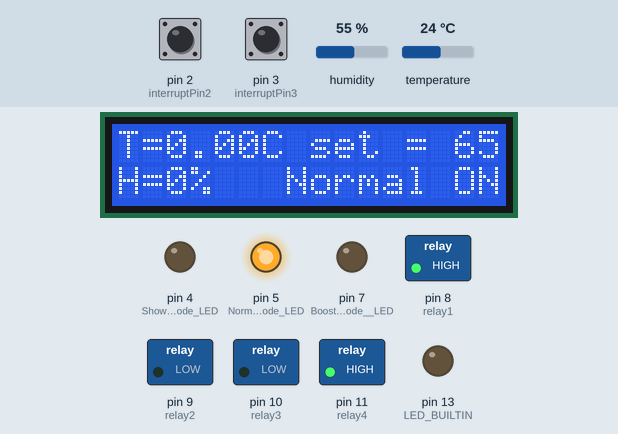
A sketch run on a simulated Arduino Uno, built with avr-gcc and run on an emulated ATmega328P. Parts: 16×2 character LCD, switched loads named in the sketch (green lamp = pin HIGH), output pins drawn as LEDs (lit = HIGH). The test bench sets the inputs (shaded band); at power-on: pin 3 (interruptPin3) HIGH, humidity 55 %, temperature 24 °C, pin 2 (interruptPin2) HIGH.

Above: at 1.3 s.
1.4 s: pin 3 (interruptPin3) pulled LOW for 0.15 s
At 1.9 s:
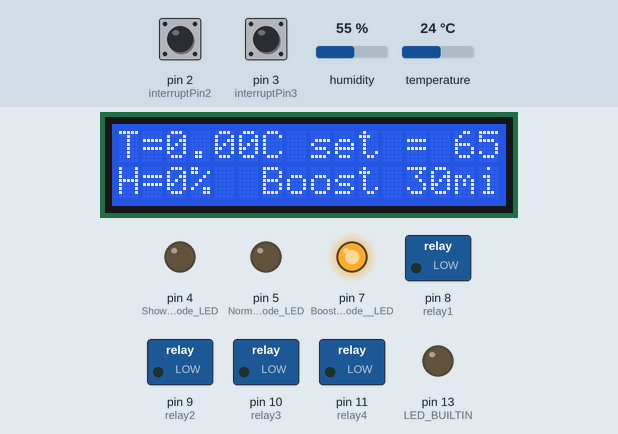
13.9 s: humidity set to 22 %
At 19.4 s:
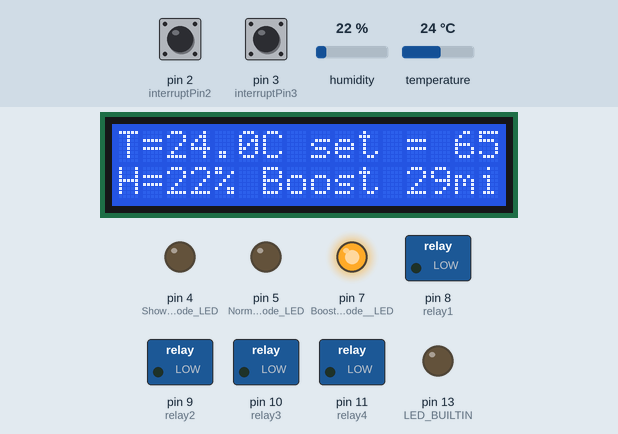
25.6 s: pin 3 (interruptPin3) pulled LOW for 3.2 s
At 27.0 s:
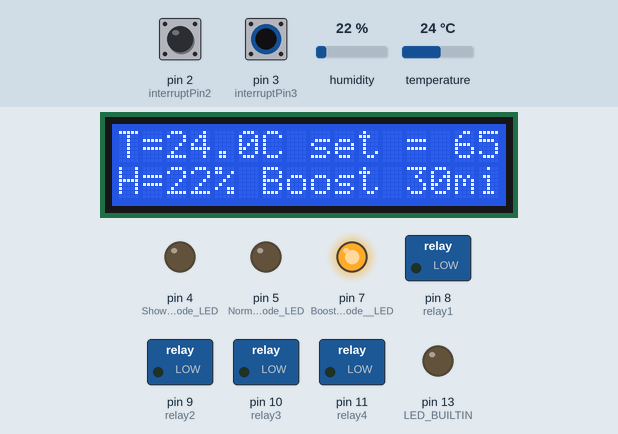
42.8 s: pin 3 (interruptPin3) pulled LOW for 0.15 s
56.9 s: pin 3 (interruptPin3) pulled LOW for 0.15 s
71.0 s: temperature set to 12 °C
At 87.5 s:
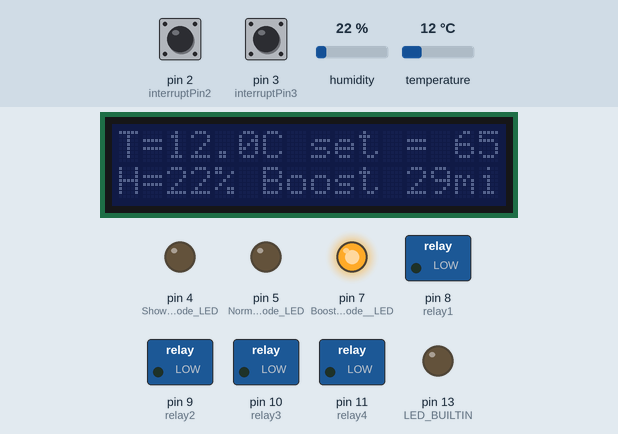
Timing chart, 0 to 91.6 s (numbered marks = the images above; inputs shaded):
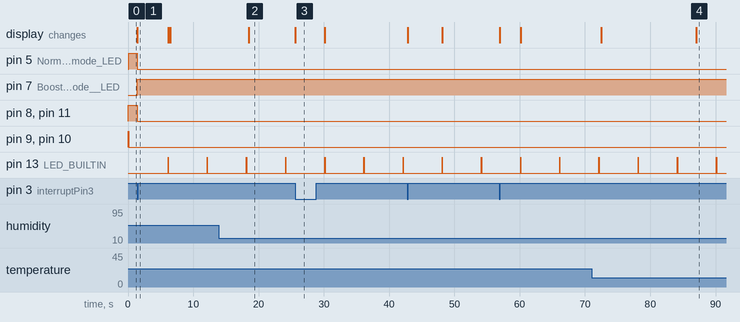

Measured:
- after the input at 1.4 s, pin 5 (Normal_mode_LED), pin 8 (relay1), pin 11 (relay4): HIGH → LOW at once; pin 7 (Boost_mode__LED): LOW → HIGH at once; the display: changes at once (image 1)
- after the input at 13.9 s, the display: changes after 4.6 s (image 2)
- after the input at 25.6 s, the display: changes at once (image 3)
- after the input at 71.0 s, the display: first changes after 1.5 s (image 4 shows a later state)
- by itself, pin 13 (LED_BUILTIN): alternates HIGH for 0.05 s and LOW for 5.9 s

The sketch:

temp_sensor_new_sketch_with_Timer1.ino
```cpp
#include "DHT_U.h"//DHT sensor Library
#include <LiquidCrystal_I2C.h>//LCD Library
#include <TimerOne.h>
#define DHTPIN 6              //Define sensor pin(pin 6)
#define DHTTYPE DHT11         //Type of sensor used declared.

DHT dht(DHTPIN, DHTTYPE);//Create sensor object
LiquidCrystal_I2C lcd(0x27, 2, 1, 0, 4, 5, 6, 7, 3, POSITIVE);//Create lcd object using these pins

boolean a=LOW,b=HIGH;
boolean on= HIGH, off=LOW;
boolean boost;
boolean shower;
boolean normal;
boolean fullBoost_flag;
boolean read_flag;
boolean lcdOnFlag;
float t = 0;
byte h = 0;
volatile byte set_point;     //RH set_point
const byte interruptPin2 = 2;
const byte interruptPin3 = 3;
long previousMillis = 0;
long interval = 6000;        //Read sensor each 6 seconds
long backlighttime = 30000;  //lcd backlight on timer in mSeconds
long preMillis = 0;
int  rh_sample_flag = 0;
int  fbs = 0;
byte relay1 = 8;
byte relay2 = 9;
byte relay3 = 10;
byte relay4 = 11;


void setup(void) {

Serial.begin(9600);
lcd.begin(16, 2);             //Start lcd
lcd.setCursor(0,0);           //Set in position 0,0
pinMode(LED_BUILTIN, OUTPUT);
pinMode(interruptPin2, INPUT_PULLUP);
pinMode(interruptPin3, INPUT_PULLUP);
pinMode(4, OUTPUT);          // Shower mode LED
pinMode(5, OUTPUT);          // Normal mode LED
pinMode(7, OUTPUT);          // Boost mode  LED
pinMode(relay1, OUTPUT);     // Relay 1 - extracting fan hi/low
pinMode(relay4, OUTPUT);     // Relay 4 - extracting fan ON/OFF
pinMode(relay3, OUTPUT);     // Relay 3 - Supplying fan ON/OFF
pinMode(relay2, OUTPUT);     // Relay 2 - Supplying fan hi/low
attachInterrupt(digitalPinToInterrupt(interruptPin2), lcd_on, FALLING);
attachInterrupt(digitalPinToInterrupt(interruptPin3), fullBoostOn, FALLING);
digitalWrite(5,LOW);
digitalWrite(4,LOW);
digitalWrite(7, LOW);
digitalWrite(relay1, HIGH);
digitalWrite(relay2, HIGH);
digitalWrite(relay3, HIGH);
digitalWrite(relay4, HIGH);

dht.begin();                   //Start DHT11 sensor
lcd.begin(16, 2);              //Start lcd
lcd.setCursor(0,0);            //Set in position 0,0
lcd.print("T=");
lcd.setCursor(0,1);            //Change cursor position
lcd.print("H=");
set_point = 65;                //was 75
Timer1.initialize(6000000);
Timer1.attachInterrupt(set_flag);
read_flag = false;
fullBoost_flag = false;
digitalWrite(LED_BUILTIN, LOW);
shower = false;
boost = false;
normal = false;
}


void loop(){

  int main1;
  main1 = main_loop();
  int main2;
  main2 = normal_mode();
  int main3;
  main3 = lcd_autoOff();


   }


//###################################Functions listed below###############################################

int normal_mode(){

 if (rh_sample_flag >= 0 && rh_sample_flag < 50 && boost ==false && shower == false )  {  //50 * 6sec = 300sec => 5 mins

    //normal = true;
    digitalWrite(5, HIGH); //blue led ON
    digitalWrite(4, LOW);  // red led off
    digitalWrite(relay3, LOW); // Supply fan ON
    digitalWrite(relay4, HIGH); // Supply fan low speed
    digitalWrite(relay2, LOW); //Extractfan ON
    digitalWrite(relay1, HIGH); //Extract fan low speed
    lcd.setCursor(6, 1);
    lcd.print(" Normal ON");


  }
   else if (rh_sample_flag >= 50 && rh_sample_flag < 100 &&  boost ==false && shower == false) {
    digitalWrite(5, LOW); //normal mode on led
    digitalWrite(4, LOW);
    digitalWrite(relay3,HIGH);
    digitalWrite(relay4,HIGH);
    digitalWrite(relay2,HIGH);
    digitalWrite(relay1,HIGH);
    lcd.setCursor(6, 1);
    lcd.print("Normal OFF");
    set_point = 75;

   }
   else (rh_sample_flag = 0);

}


int lcd_autoOff()
{
   unsigned long currentbcklight = millis();       //time elapsed
   if(currentbcklight - preMillis > backlighttime) //Comparison between the elapsed time and the time in which the action is to be executed
  {
    preMillis = currentbcklight;                   //Last time is now
    lcd.setBacklight(off);
  }
   else if (lcdOnFlag == true) {
      preMillis = millis();                        //Keeps the interval at the same length
      lcd.setBacklight(on);
      lcdOnFlag = false;
    }
    else if (digitalRead(3) == LOW) {
       preMillis = millis();
       lcd.setBacklight(on);
      }
}


int set_flag()
 {
    read_flag  = true;
    rh_sample_flag  ++;
    fbs ++;
    digitalWrite(LED_BUILTIN, HIGH);
 }

int lcd_on() {
 lcdOnFlag = true;

}
//setting flag for full boost mode

int fullBoostOn()
{
   fullBoost_flag = true;
   fbs=0;

}


int main_loop(){

  if (read_flag == true){
     h = dht.readHumidity();                          //read RH
     t = dht.readTemperature();                       //read Temp
     digitalWrite(LED_BUILTIN, LOW);
      read_flag = false;
  }

   else {

     lcd.setCursor(2,0);
     lcd.print(t);
     lcd.setCursor(6, 0);                              //writes over second decimal point to get rid of it
     lcd.print("C");
     lcd.setCursor(2,1);
     lcd.print(h);
     lcd.print("%");
     lcd.setCursor(8, 0);
     lcd.print("set = ");
     lcd.print(set_point);


}


    if(h>set_point && shower ==false && boost ==false)  //if humidity is above the set_point and pin a is LOW
    {
      shower=true;
      digitalWrite(4,HIGH);                            //Red led
      digitalWrite(5,LOW);                             //blue led
      digitalWrite(relay1, LOW);                       //extract fan hi speed
      digitalWrite(relay2, LOW);                       //extract fan ON/OFF - LOW = ON
      digitalWrite(relay3, LOW);                       // Supply fan ON/OFF - LOW = ON
      digitalWrite(relay4, HIGH);                      // Supply fan low speed
      set_point= set_point - 5;
      lcd.setCursor(6, 1);
      lcd.print(" Shower ON");


    }
    else if(h<set_point && shower == true)
    {
      digitalWrite(5,LOW);
      digitalWrite(4,LOW);
      digitalWrite(relay1, HIGH);
      digitalWrite(relay2, HIGH);
      digitalWrite(relay3, HIGH);
      digitalWrite(relay4, HIGH);
      rh_sample_flag = 0;                               //reset sampling flag for the normal mode
      shower = false;

    }


    if (fullBoost_flag == true && fbs <= 300) {

      boost = true;
      digitalWrite(4,LOW);
      digitalWrite(5,LOW);
      digitalWrite(7, HIGH);
      digitalWrite(relay1, LOW);
      digitalWrite(relay2, LOW);
      digitalWrite(relay3, LOW);
      digitalWrite(relay4, LOW);
      lcd.setCursor(5, 1);
      lcd.print(" Boost ");
      lcd.print((1800-(fbs*6))/60);
      lcd.print("min");

     }

     else if (fullBoost_flag ==true && fbs > 300) {

        digitalWrite(4,LOW);
        digitalWrite(5,LOW);
        digitalWrite(7, LOW);
        digitalWrite(relay1, HIGH);
        digitalWrite(relay2, HIGH);
        digitalWrite(relay3, HIGH);
        digitalWrite(relay4, HIGH);
        fullBoost_flag = false;
        boost = false;

       }

}
```
